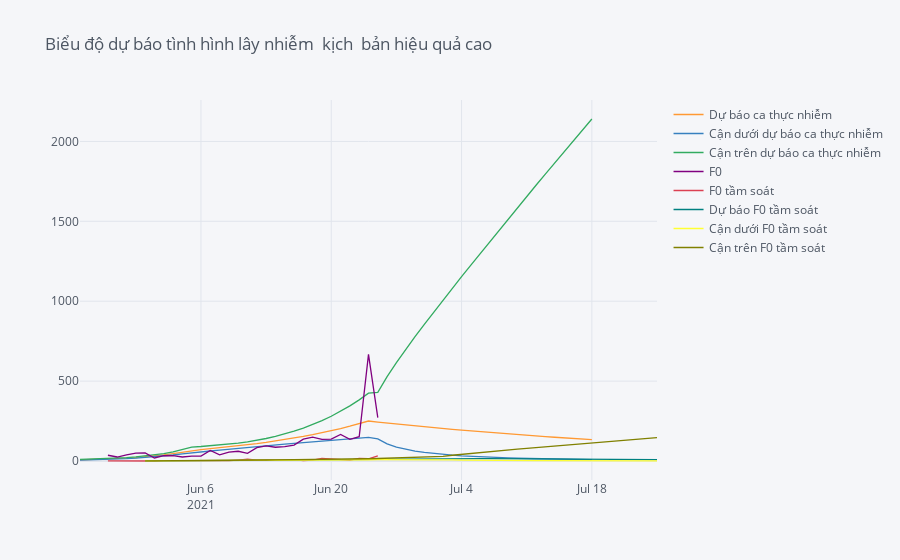
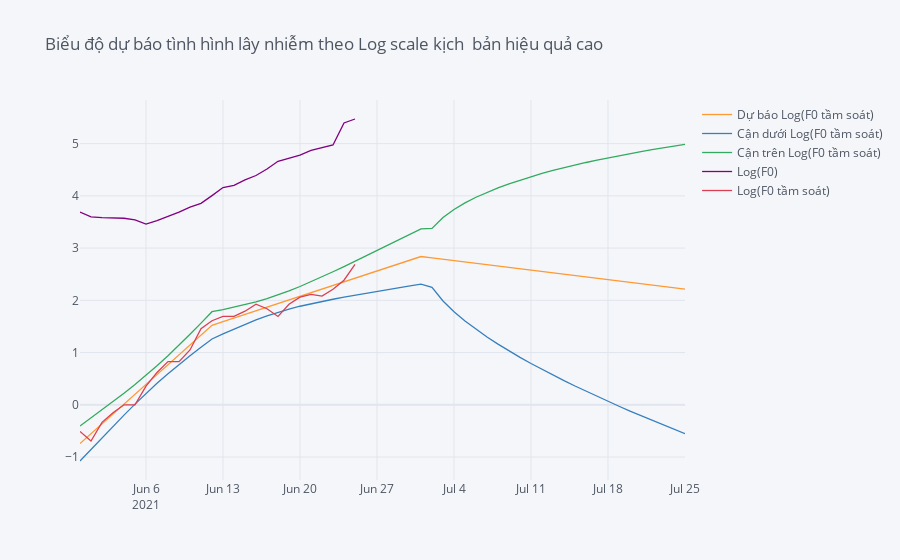
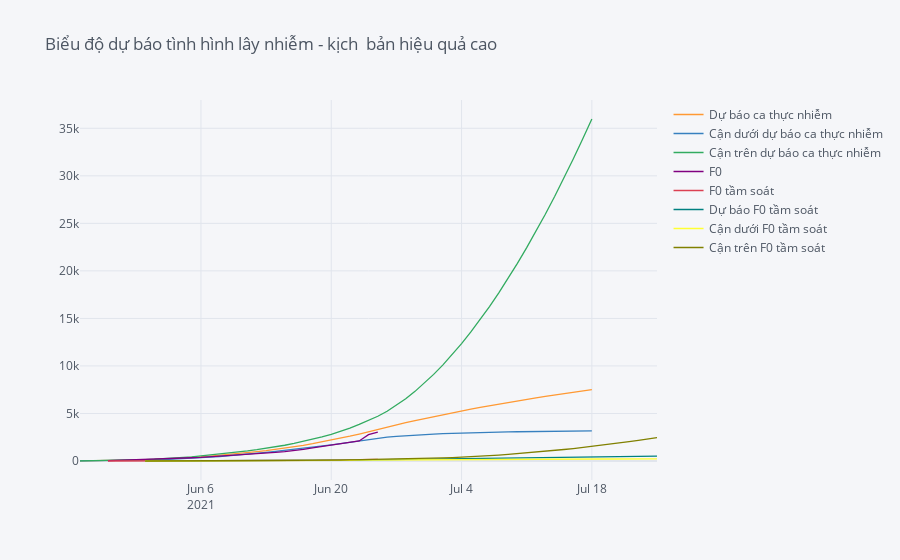

The cell these charts' notebook holds for them, in order:
### Markdown cell above
## Kịch  bản hiệu quả cao

### Code cell
log_f0_ve_kbc, f0_ve_kbc, cumulative_f0_ve_kbc, beta = get_metrics_VN(policy_change_dates = policy_change_dates_full)
print('Hệ số lây nhiễm sau khi chỉ thị có hiệu lực, R0 cuối: {last}'.format(last=np.exp(sum(beta[1:]))))
f0_ve_kbc.iplot(title = "Biểu độ dự báo tình hình lây nhiễm  kịch  bản hiệu quả cao")
log_f0_ve_kbc.iplot(title = "Biểu độ dự báo tình hình lây nhiễm theo Log scale kịch  bản hiệu quả cao")
cumulative_f0_ve_kbc.iplot(title = "Biểu độ dự báo tình hình lây nhiễm - kịch  bản hiệu quả cao")
